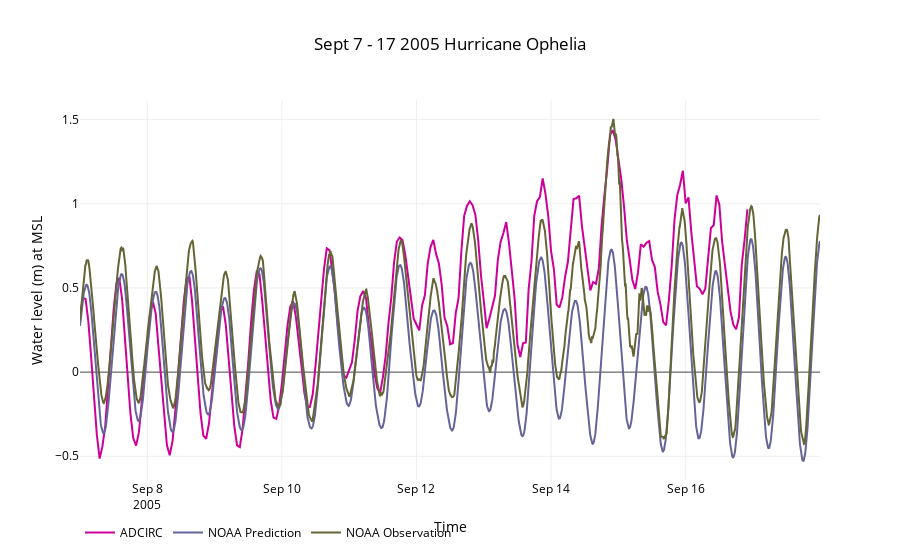

Notebook cell for this chart:
### Markdown cell above
### Timeseries Beaufort

### Code cell
nc_file = nc4.Dataset(files[2])
init_notebook_mode()
start,freq = '20050907 00:00:00','1H'
station,name = 629653,' Prediction'
table = utils.timeseries(nc_file,start,freq,station,name)
start,end,noaa = '20050907','20050917','8656483'
data = utils.plot_timeseries(table,start,end,noaa)
title,x,y = 'Sept 7 - 17 2005 Hurricane Ophelia','Time','Water level (m) at MSL'
layout=utils.layout(title,x,y)
fig = go.Figure(data=data, layout=layout)
interactive = iplot(fig)
#po.plot(fig,filename=root_dir+'\\'+'beaufort_ophelia.html')

### Figure 1 — Plotly figure (JSON) as saved in the notebook; plotly's stock layout.template omitted (floating-point values rounded to 4 significant figures; data arrays with more than 128 entries replaced by an {"elided": "..."} marker saying what was removed)
{"data": [{"line": {"color": "rgb(204, 0, 153)"}, "mode": "lines", "name": "ADCIRC", "type": "scatter", "uid": "91215eae-dc78-11e8-96fd-6c0b84658d3c", "x": {"elided": "239 str values"}, "y": {"elided": "239 float values"}}, {"line": {"color": "rgb(100, 100, 153)"}, "mode": "lines", "name": "NOAA Prediction", "type": "scatter", "uid": "912185be-dc78-11e8-9dc9-6c0b84658d3c", "x": {"elided": "2640 str values"}, "y": {"elided": "2640 float values"}}, {"line": {"color": "rgb(100, 100, 53)"}, "mode": "lines", "name": "NOAA Observation", "type": "scatter", "uid": "912185bf-dc78-11e8-8664-6c0b84658d3c", "x": {"elided": "2640 str values"}, "y": {"elided": "2640 float values"}}], "layout": {"autosize": true, "font": {"color": "rgb(0, 0, 0)"}, "legend": {"orientation": "h"}, "paper_bgcolor": "rgb(255,255,255)", "plot_bgcolor": "rgb(255,255,255)", "title": "Sept 7 - 17 2005 Hurricane Ophelia", "xaxis": {"autorange": true, "range": ["2005-09-07", "2005-09-17 23:54"], "title": "Time", "type": "date"}, "yaxis": {"autorange": true, "range": [-0.6409, 1.617], "title": "Water level (m) at MSL", "type": "linear"}}}
